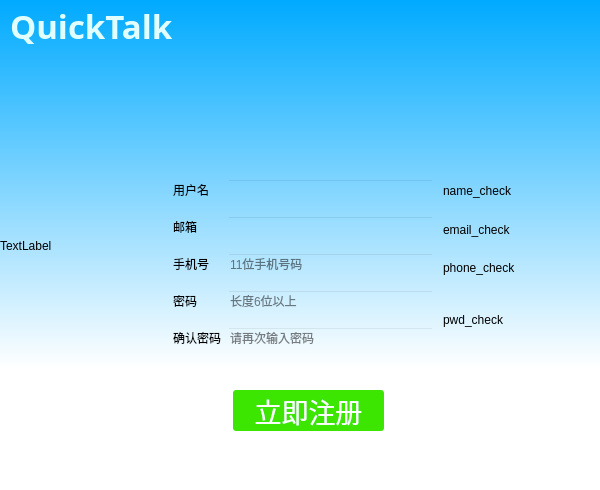
<?xml version="1.0" encoding="UTF-8"?>
<ui version="4.0">
 <class>Enroll</class>
 <widget class="QWidget" name="Enroll">
  <property name="geometry">
   <rect>
    <x>0</x>
    <y>0</y>
    <width>600</width>
    <height>490</height>
   </rect>
  </property>
  <property name="windowTitle">
   <string>Form</string>
  </property>
  <property name="styleSheet">
   <string notr="true">QToolButton{
	border-style:none;
}
</string>
  </property>
  <widget class="QWidget" name="widget" native="true">
   <property name="geometry">
    <rect>
     <x>53</x>
     <y>120</y>
     <width>500</width>
     <height>340</height>
    </rect>
   </property>
   <property name="styleSheet">
    <string notr="true">background-color: rgba(0, 0, 0,0);</string>
   </property>
   <widget class="QWidget" name="gridLayoutWidget_2">
    <property name="geometry">
     <rect>
      <x>120</x>
      <y>50</y>
      <width>261</width>
      <height>191</height>
     </rect>
    </property>
    <layout class="QGridLayout" name="gridLayout_2">
     <item row="3" column="1">
      <widget class="QLineEdit" name="password">
       <property name="echoMode">
        <enum>QLineEdit::Normal</enum>
       </property>
       <property name="cursorPosition">
        <number>0</number>
       </property>
       <property name="placeholderText">
        <string>长度6位以上</string>
       </property>
      </widget>
     </item>
     <item row="3" column="0">
      <widget class="QLabel" name="passwordlabel">
       <property name="text">
        <string>密码</string>
       </property>
      </widget>
     </item>
     <item row="2" column="1">
      <widget class="QLineEdit" name="phonenumber">
       <property name="placeholderText">
        <string>11位手机号码</string>
       </property>
      </widget>
     </item>
     <item row="4" column="1">
      <widget class="QLineEdit" name="checkpassword">
       <property name="echoMode">
        <enum>QLineEdit::Password</enum>
       </property>
       <property name="placeholderText">
        <string>请再次输入密码</string>
       </property>
      </widget>
     </item>
     <item row="0" column="1">
      <widget class="QLineEdit" name="name">
       <property name="cursor">
        <cursorShape>IBeamCursor</cursorShape>
       </property>
      </widget>
     </item>
     <item row="2" column="0">
      <widget class="QLabel" name="phonelabel">
       <property name="text">
        <string>手机号</string>
       </property>
      </widget>
     </item>
     <item row="4" column="0">
      <widget class="QLabel" name="checkpasswordlabel">
       <property name="text">
        <string>确认密码</string>
       </property>
      </widget>
     </item>
     <item row="1" column="1">
      <widget class="QLineEdit" name="email"/>
     </item>
     <item row="0" column="0">
      <widget class="QLabel" name="namelabel">
       <property name="text">
        <string>用户名</string>
       </property>
      </widget>
     </item>
     <item row="1" column="0">
      <widget class="QLabel" name="emaillabel">
       <property name="text">
        <string>邮箱</string>
       </property>
      </widget>
     </item>
    </layout>
   </widget>
   <widget class="QPushButton" name="putin">
    <property name="geometry">
     <rect>
      <x>180</x>
      <y>270</y>
      <width>151</width>
      <height>41</height>
     </rect>
    </property>
    <property name="font">
     <font>
      <family>微软雅黑</family>
      <pointsize>20</pointsize>
      <weight>50</weight>
      <italic>false</italic>
      <bold>false</bold>
     </font>
    </property>
    <property name="styleSheet">
     <string notr="true">QPushButton{font:  20pt &quot;微软雅黑&quot;;background-color:rgb(60, 230, 0);border-radius: 3px; color: rgb(255,255,255);}QPushButton:hover { background-color:rgb(40, 220, 0); }

</string>
    </property>
    <property name="text">
     <string>立即注册</string>
    </property>
   </widget>
   <widget class="QLabel" name="pwd_check">
    <property name="geometry">
     <rect>
      <x>390</x>
      <y>190</y>
      <width>111</width>
      <height>20</height>
     </rect>
    </property>
    <property name="styleSheet">
     <string notr="true"/>
    </property>
    <property name="text">
     <string>pwd_check</string>
    </property>
   </widget>
   <widget class="QLabel" name="name_check">
    <property name="geometry">
     <rect>
      <x>390</x>
      <y>63</y>
      <width>111</width>
      <height>16</height>
     </rect>
    </property>
    <property name="styleSheet">
     <string notr="true"/>
    </property>
    <property name="text">
     <string>name_check</string>
    </property>
   </widget>
   <widget class="QLabel" name="email_check">
    <property name="geometry">
     <rect>
      <x>390</x>
      <y>102</y>
      <width>111</width>
      <height>16</height>
     </rect>
    </property>
    <property name="styleSheet">
     <string notr="true"/>
    </property>
    <property name="text">
     <string>email_check</string>
    </property>
   </widget>
   <widget class="QLabel" name="phone_check">
    <property name="geometry">
     <rect>
      <x>390</x>
      <y>140</y>
      <width>111</width>
      <height>16</height>
     </rect>
    </property>
    <property name="styleSheet">
     <string notr="true"/>
    </property>
    <property name="text">
     <string>phone_check</string>
    </property>
   </widget>
  </widget>
  <widget class="QWidget" name="widget_2" native="true">
   <property name="geometry">
    <rect>
     <x>0</x>
     <y>0</y>
     <width>600</width>
     <height>490</height>
    </rect>
   </property>
   <property name="styleSheet">
    <string notr="true">background-color: qlineargradient(spread:pad, x1:0, y1:0, x2:0, y2:0.75, stop:0 rgb(0, 170, 255), stop:1 rgb(255, 255, 255));</string>
   </property>
   <widget class="QPushButton" name="close_btn">
    <property name="geometry">
     <rect>
      <x>558</x>
      <y>0</y>
      <width>40</width>
      <height>40</height>
     </rect>
    </property>
    <property name="styleSheet">
     <string notr="true">QPushButton{background-color:transparent;border-radius: 3px; color: rgb(255, 255, 255);}
QPushButton:hover { background-color: rgb(255, 100, 100); }</string>
    </property>
    <property name="text">
     <string/>
    </property>
    <property name="icon">
     <iconset resource="image.qrc">
      <normaloff>:/image/close.png</normaloff>:/image/close.png</iconset>
    </property>
    <property name="iconSize">
     <size>
      <width>30</width>
      <height>30</height>
     </size>
    </property>
    <property name="flat">
     <bool>true</bool>
    </property>
   </widget>
   <widget class="QLabel" name="labelMovie">
    <property name="geometry">
     <rect>
      <x>0</x>
      <y>0</y>
      <width>601</width>
      <height>491</height>
     </rect>
    </property>
    <property name="text">
     <string>TextLabel</string>
    </property>
   </widget>
   <widget class="QLabel" name="label">
    <property name="geometry">
     <rect>
      <x>10</x>
      <y>0</y>
      <width>241</width>
      <height>51</height>
     </rect>
    </property>
    <property name="font">
     <font>
      <family>Bradley Hand ITC</family>
      <pointsize>25</pointsize>
      <weight>75</weight>
      <italic>false</italic>
      <bold>true</bold>
     </font>
    </property>
    <property name="whatsThis">
     <string/>
    </property>
    <property name="autoFillBackground">
     <bool>false</bool>
    </property>
    <property name="styleSheet">
     <string notr="true">color: rgb(225, 255, 255);
font: Bold 25pt &quot;Bradley Hand ITC&quot;;background-color: rgba(0, 0, 0, 0);</string>
    </property>
    <property name="text">
     <string>QuickTalk</string>
    </property>
   </widget>
   <zorder>labelMovie</zorder>
   <zorder>close_btn</zorder>
   <zorder>label</zorder>
  </widget>
  <zorder>widget_2</zorder>
  <zorder>widget</zorder>
 </widget>
 <resources>
  <include location="image.qrc"/>
 </resources>
 <connections/>
</ui>
